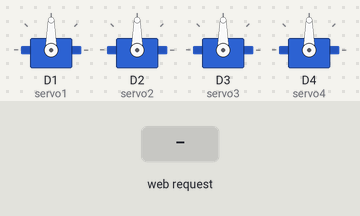
Bench run of a sketch on a simulated ESP8266 (NodeMCU). Parts: 4 × servo. The test bench sets the inputs (shaded band). WiFi joins after 1.5 s; servers stay silent unless stated; what the sketch prints to the serial monitor is not drawn.

Above: at 2.7 s.
2.8 s: HTTP request GET /move?id=1 received
At 3.3 s:
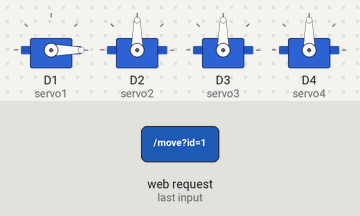
4.3 s: HTTP request GET /move?id=1&angle=1 received
At 5.6 s:
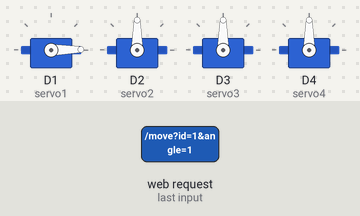
Timing chart, 0 to 7.3 s (numbered marks = the images above; inputs shaded):
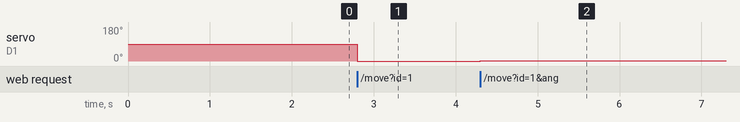

The sketch:

Robotic-arm.ino
```cpp
#include <ESP8266WiFi.h>
#include <ESP8266WebServer.h>
#include <Servo.h>

Servo servo1, servo2, servo3, servo4;
int pos1 = 90, pos2 = 90, pos3 = 90, pos4 = 90;

const char* ssid = "Naveen's S23 Ultra";
const char* password = "12345678";

ESP8266WebServer server(80);

void handleRoot() {
  String html = R"rawliteral(
    <!DOCTYPE html>
    <html>
    <head>
      <title>Robotic Arm Controller</title>
      <style>
        body { font-family: sans-serif; text-align: center; padding: 20px; }
        button { font-size: 18px; margin: 10px; padding: 10px 20px; }
      </style>
    </head>
    <body>
      <h2>Robotic Arm Control</h2>
      <p>Use Q/A for Base, W/S for Shoulder, E/D for Elbow, R/F for Wrist</p>
      <div>
        <button onclick="moveServo(1, 1)">Base +</button>
        <button onclick="moveServo(1, -1)">Base -</button><br>
        <button onclick="moveServo(2, 1)">Shoulder +</button>
        <button onclick="moveServo(2, -1)">Shoulder -</button><br>
        <button onclick="moveServo(3, 1)">Elbow +</button>
        <button onclick="moveServo(3, -1)">Elbow -</button><br>
        <button onclick="moveServo(4, 1)">Wrist +</button>
        <button onclick="moveServo(4, -1)">Wrist -</button>
      </div>
      <script>
        const angles = [90, 90, 90, 90];
        function moveServo(id, delta) {
          angles[id-1] += delta * 5;
          angles[id-1] = Math.max(0, Math.min(180, angles[id-1]));
          fetch(`/move?id=${id}&angle=${angles[id-1]}`);
        }
        document.addEventListener("keydown", function(e) {
          switch(e.key.toLowerCase()) {
            case 'q': moveServo(1, 1); break;
            case 'a': moveServo(1, -1); break;
            case 'w': moveServo(2, 1); break;
            case 's': moveServo(2, -1); break;
            case 'e': moveServo(3, 1); break;
            case 'd': moveServo(3, -1); break;
            case 'r': moveServo(4, 1); break;
            case 'f': moveServo(4, -1); break;
          }
        });
      </script>
    </body>
    </html>
  )rawliteral";
  server.send(200, "text/html", html);
}

void setup() {
  Serial.begin(115200);
  servo1.attach(D1); // GPIO5
  servo2.attach(D2); // GPIO4
  servo3.attach(D3); // GPIO0
  servo4.attach(D4); // GPIO2

  WiFi.begin(ssid, password);
  while (WiFi.status() != WL_CONNECTED) {
    delay(500); Serial.print(".");
  }
  Serial.println("\nWiFi connected. IP: ");
  Serial.println(WiFi.localIP());

  server.on("/", handleRoot);
  server.on("/move", []() {
    int id = server.arg("id").toInt();
    int angle = server.arg("angle").toInt();
    angle = constrain(angle, 0, 180);
    switch (id) {
      case 1: pos1 = angle; servo1.write(pos1); break;
      case 2: pos2 = angle; servo2.write(pos2); break;
      case 3: pos3 = angle; servo3.write(pos3); break;
      case 4: pos4 = angle; servo4.write(pos4); break;
    }
    server.send(200, "text/plain", "OK");
  });

  server.begin();
}

void loop() {
  server.handleClient();
}
```

Measured:
- after the input at 2.8 s, servo on D1 (servo1): 90° → 0° at once
- after the input at 4.3 s, servo on D1 (servo1): 0° → 1° at once
